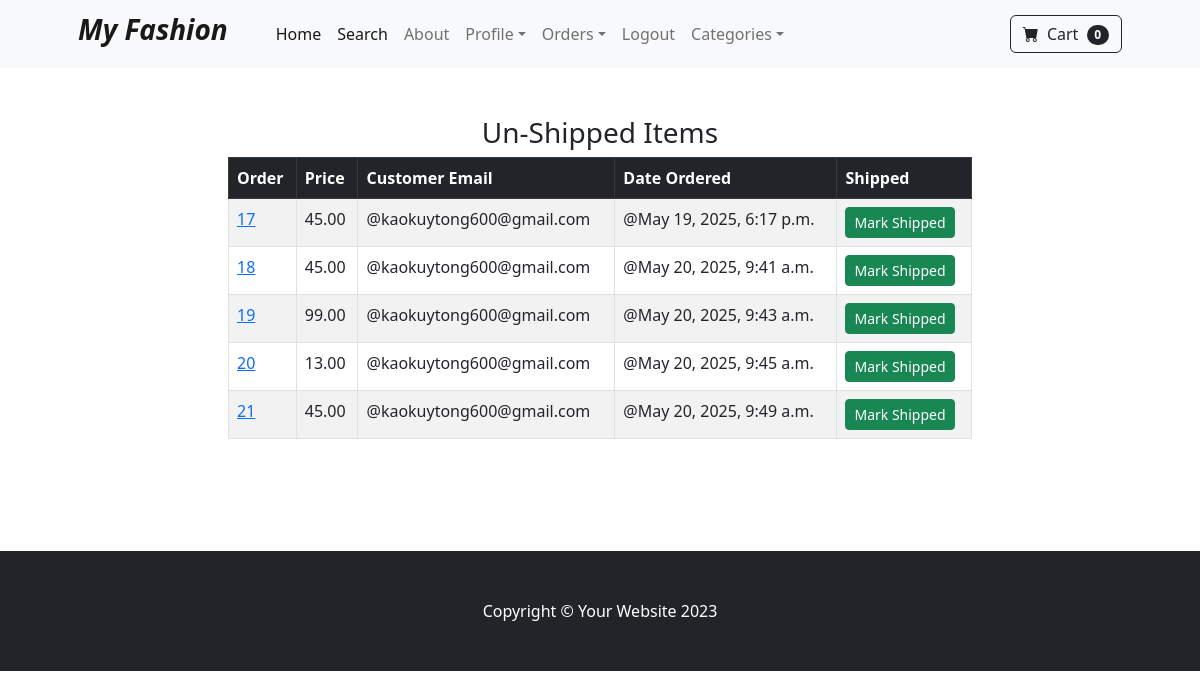
Page /payment/not_shipped_dash (signed in) on the committed database.
### payment/models.py (models this page shows, shortened)
class Order(models.Model):
    user = models.ForeignKey(User, on_delete=models.CASCADE, null=True, blank=True)
    full_name = models.CharField(max_length=250)
    email = models.EmailField(max_length=250)
    shipping_address = models.TextField(max_length=15000)
    amount_paid = models.DecimalField(max_digits=7, decimal_places=2)
    date_ordered = models.DateTimeField(auto_now_add=True)
    shipped = models.BooleanField(default=False)
    date_shipped = models.DateTimeField(blank=True, null=True)

### payment/views.py (the view, shortened to what this page needs)
def not_shipped_dash(request):
    if request.user.is_authenticated and request.user.is_superuser:
        orders = Order.objects.filter(shipped=False)
        return render(request, "payment/not_shipped_dash.html", {"orders":orders})
    else:
        messages.success(request, "Access Denied")
        return redirect('home')

### cart/cart.py (called while the page is built)
    def __len__(self):
        return len(self.cart)

### cart/context_processors.py (called while the page is built)
def cart(request):
    return {'cart': Cart(request)}

### payment/templates/payment/not_shipped_dash.html (shortened to what this page needs)
{% extends 'base.html' %}
{% block content %}
        <div class="container">
            <div class="row">
                <center>
                    <div class="col-8">
                        <br/><br/>
<h3>Un-Shipped Items</h3>
<table class="table table-striped table-bordered">
  <thead class="table-dark">
    <tr>
      <th scope="col">Order</th>
      <th scope="col">Price</th>
      <th scope="col">Customer Email</th>
      <th scope="col">Date Ordered</th>
      <th scope="col">Shipped</th>
    </tr>
  </thead>
  <tbody>
    {% for item in orders %}
    <tr>
      <td><a href="{% url 'orders' item.id %}">{{ item.id }}</a></td>
      <td>{{ item.amount_paid }}</td>
      <td>@{{ item.email }}</td>
      <td>@{{ item.date_ordered }}</td>
      <td>
        <form method="POST">
          <button type="submit" class="btn btn-success btn-sm">Mark Shipped</button>
        </form>
      </td>
    </tr>
    {% endfor %}
  </tbody>
</table>
<br/><br/>
<br/><br/>
                    </div>
                </center>
            </div>
        </div>
{% endblock %}

### rows in the picture
Order: id "17", amount_paid "45.00", email "kaokuytong600@gmail.com", date_ordered "May 19, 2025, 6:17 p.m."
Order: id "18", amount_paid "45.00", email "kaokuytong600@gmail.com", date_ordered "May 20, 2025, 9:41 a.m."
Order: id "19", amount_paid "99.00", email "kaokuytong600@gmail.com", date_ordered "May 20, 2025, 9:43 a.m."
Order: id "20", amount_paid "13.00", email "kaokuytong600@gmail.com", date_ordered "May 20, 2025, 9:45 a.m."
Order: id "21", amount_paid "45.00", email "kaokuytong600@gmail.com", date_ordered "May 20, 2025, 9:49 a.m."

### other values in the picture
{{ cart|length }} "0"
